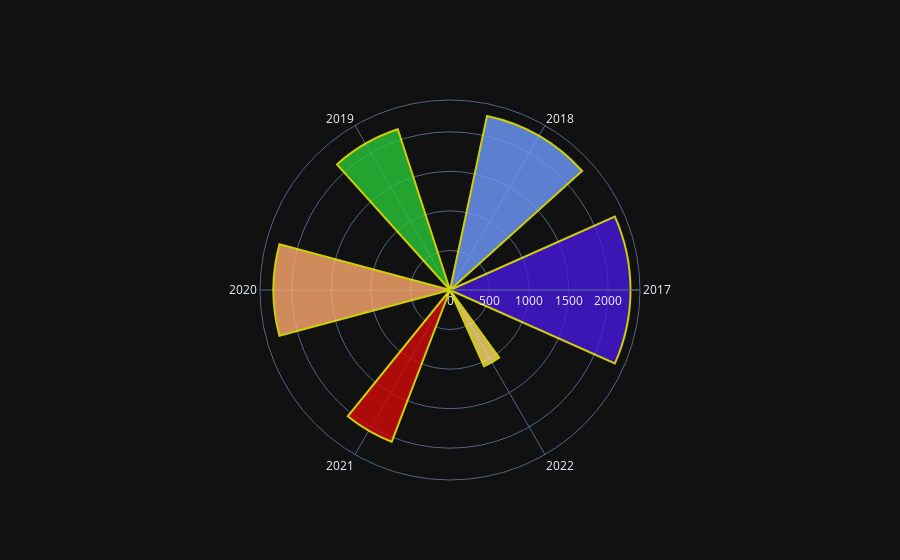

Notebook source saved alongside this figure:
### Code cell
fig = go.Figure(go.Barpolar(
    r=yearly.awnd,
    theta=list(map(lambda x: str(x), yearly.index.year.values)),
    width=[0.8, 0.6, 0.4, 0.5, 0.3, 0.2],
    marker_color=["#4618DF", '#709BFF', '#2AC93A', '#FFAA70', '#D50909', '#FFDF70'],
    marker_line_color="yellow",
    marker_line_width=2,
    opacity=0.8
))

fig.update_layout(
    
)
fig.show()

### Figure 1 — Plotly figure (JSON) as saved in the notebook; plotly's stock layout.template omitted (floating-point values rounded to 4 significant figures)
{"data": [{"marker": {"color": ["#4618DF", "#709BFF", "#2AC93A", "#FFAA70", "#D50909", "#FFDF70"], "line": {"color": "yellow", "width": 2}}, "opacity": 0.8, "r": [2282.0, 2248.0, 2137.0, 2233.0, 2055.0, 1056.0], "theta": ["2017", "2018", "2019", "2020", "2021", "2022"], "type": "barpolar", "width": [0.8, 0.6, 0.4, 0.5, 0.3, 0.2]}], "layout": {}}
